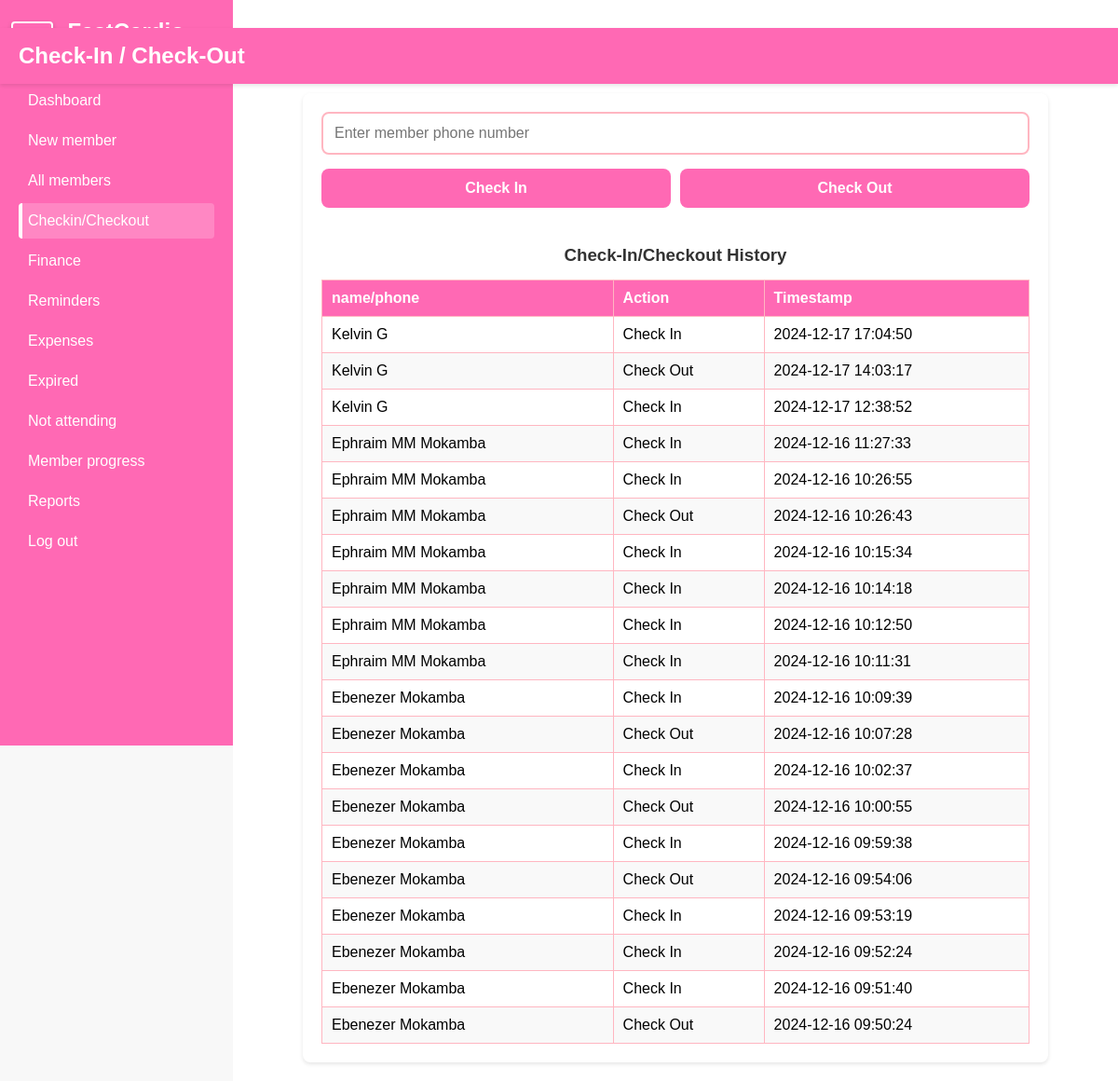
The page /checkin/ on the database as committed earlier.
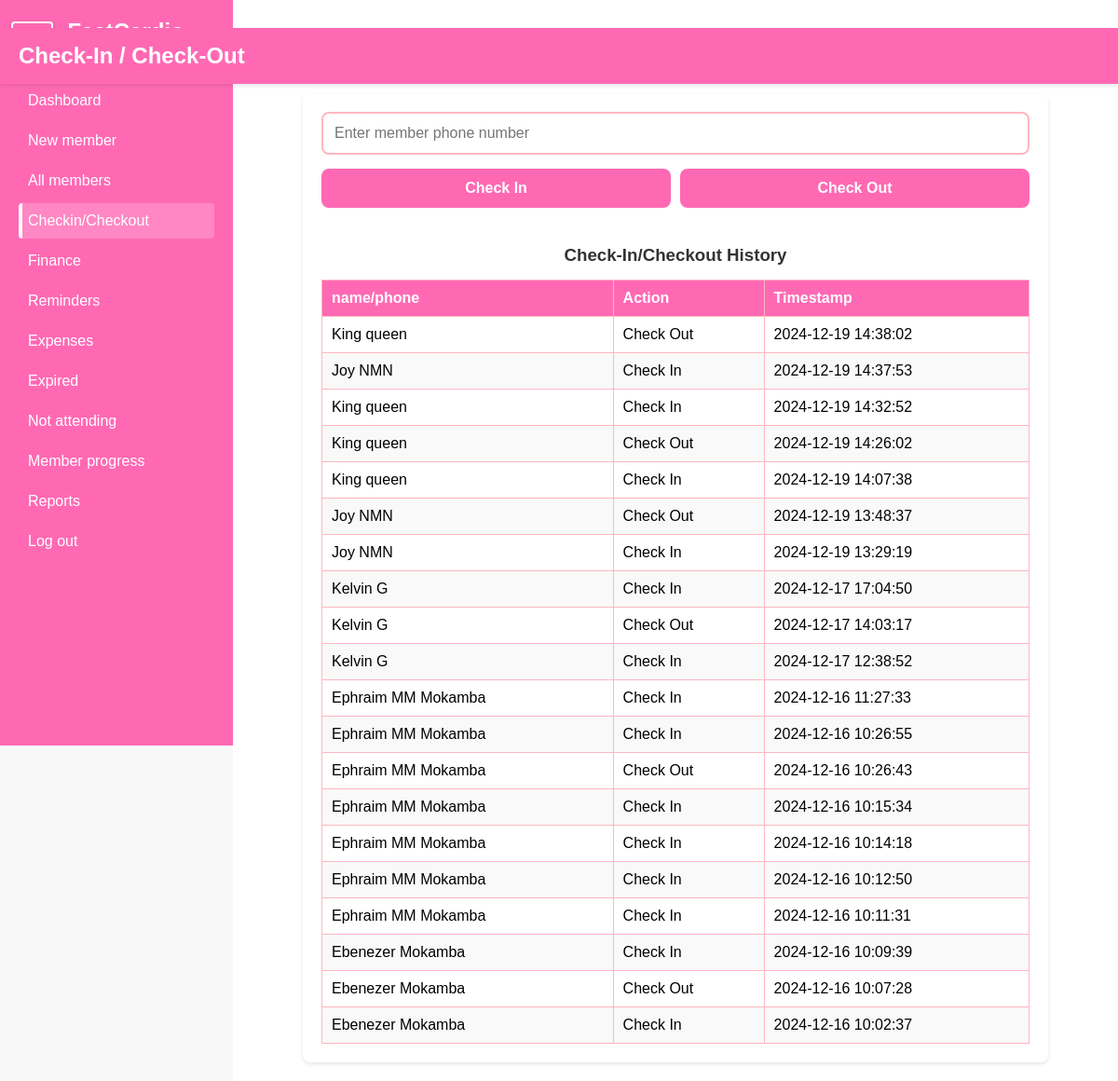
The same page on the database as committed later.
### members/models.py (models this page shows, shortened)
class CheckInOutRecord(models.Model):
    ACTIONS = [
        ('check_in', 'Check In'),
        ('check_out', 'Check Out')
    ]
    member = models.ForeignKey(Member, on_delete=models.CASCADE, related_name='CheckinOut')
    action = models.CharField(max_length=10, choices=ACTIONS)
    timestamp = models.DateTimeField(default=timezone.now)
    class Meta:
        ordering = ['-timestamp']

class Member(models.Model):
    first_name = models.CharField(max_length=50)
    last_name = models.CharField(max_length=50)
    phone_number = models.CharField(max_length=15)
    date_joined = models.DateTimeField(auto_now_add=True)
    is_active = models.BooleanField(default=True)
    is_frozen = models.BooleanField(default=False)
    additional_info = models.TextField(blank=True,null=True)
    gender = models.CharField(max_length= 6)
    def __str__(self):
        return f"{self.first_name} {self.last_name}"

### members/views.py (the view)
# urls.py: path('checkin/',views.checkin,name="Checkin" ),
def checkin(request):
    recent_records = CheckInOutRecord.objects.select_related('member').all()[:20]
    return render(request,"Checkin.html",{'recent_records': recent_records })

### members/templates/Checkin.html (shortened to what this page needs)
{% extends 'sidebar.html' %}
{% load static %}
{% block extra_styles %}
    <link rel="stylesheet" href="{% static 'checkin.css' %}">
{% endblock %}
{% block content %}
    <div class="container" >
        <div class="topbar">
            <h1>Check-In / Check-Out</h1>
        </div>
        <input type="text" class="member-input" placeholder="Enter member phone number" id="memberIdInput">
        <div class="btn-group">
            <button class="check-in-btn">Check In</button>
            <button class="check-out-btn">Check Out</button>
        </div>
        <div class="history-section">
            <h3>Check-In/Checkout History</h3>
            <table class="history-table" id="historyTable">
                <thead>
                    <tr>
                        <th>name/phone</th>
                        <th>Action</th>
                        <th>Timestamp</th>
                    </tr>
                </thead>
                <tbody id="historyTableBody">
                    {% for record in recent_records %}
                    <tr>
                        <td>{{ record.member }}</td>
                        <td>{{ record.get_action_display }}</td>
                        <td>{{ record.timestamp|date:"Y-m-d H:i:s" }}</td>
                    </tr>
                    {% endfor %}
                </tbody>
            </table>
        </div>
    </div>
{% endblock %}

Rows that differ between the two databases and show on the page:
no longer on this page (row unchanged): CheckInOutRecord: member "Ebenezer Mokamba", action "Check Out", timestamp "2024-12-16 10:00:55"
no longer on this page (row unchanged): CheckInOutRecord: member "Ebenezer Mokamba", action "Check In", timestamp "2024-12-16 09:59:38"
no longer on this page (row unchanged): CheckInOutRecord: member "Ebenezer Mokamba", action "Check Out", timestamp "2024-12-16 09:54:06"
no longer on this page (row unchanged): CheckInOutRecord: member "Ebenezer Mokamba", action "Check In", timestamp "2024-12-16 09:53:19"
no longer on this page (row unchanged): CheckInOutRecord: member "Ebenezer Mokamba", action "Check In", timestamp "2024-12-16 09:52:24"
no longer on this page (row unchanged): CheckInOutRecord: member "Ebenezer Mokamba", action "Check In", timestamp "2024-12-16 09:51:40"
no longer on this page (row unchanged): CheckInOutRecord: member "Ebenezer Mokamba", action "Check Out", timestamp "2024-12-16 09:50:24"
added CheckInOutRecord: member "King queen", action "Check Out", timestamp "2024-12-19 14:38:02"
added CheckInOutRecord: member "Joy NMN", action "Check In", timestamp "2024-12-19 14:37:53"
added CheckInOutRecord: member "King queen", action "Check In", timestamp "2024-12-19 14:32:52"
added CheckInOutRecord: member "King queen", action "Check Out", timestamp "2024-12-19 14:26:02"
added CheckInOutRecord: member "King queen", action "Check In", timestamp "2024-12-19 14:07:38"
added CheckInOutRecord: member "Joy NMN", action "Check Out", timestamp "2024-12-19 13:48:37"
added CheckInOutRecord: member "Joy NMN", action "Check In", timestamp "2024-12-19 13:29:19"
